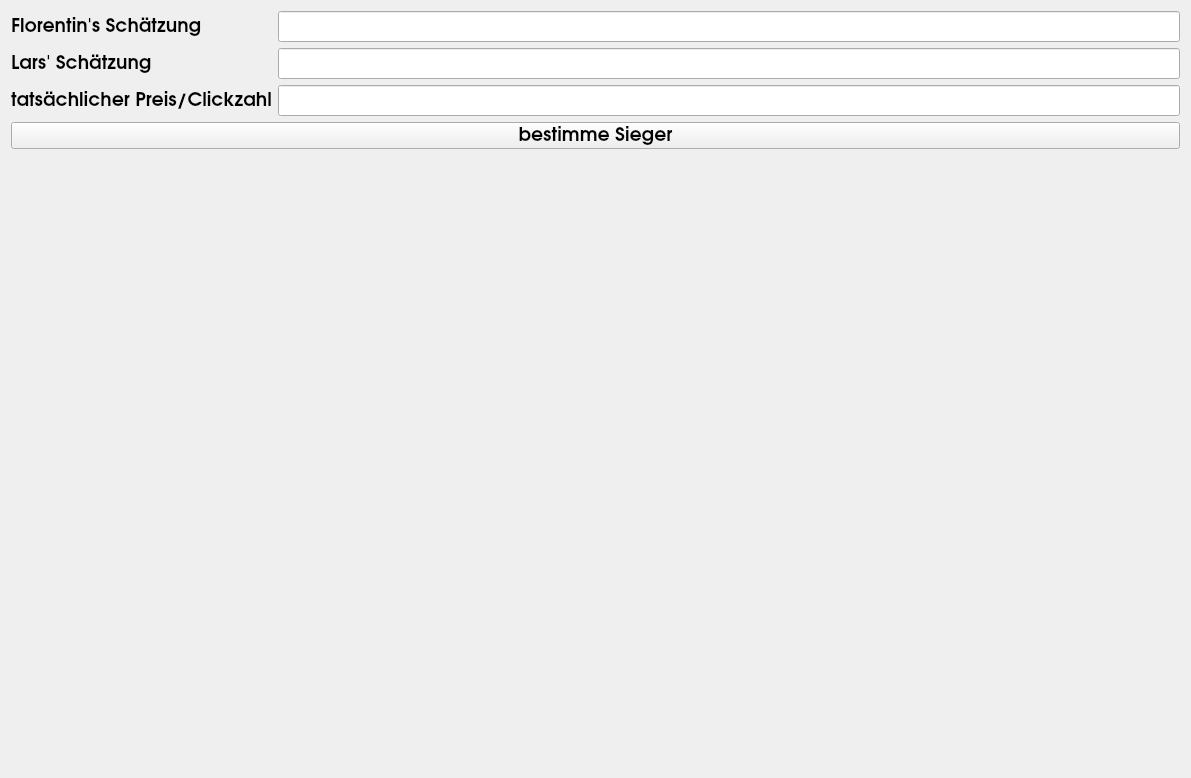
<?xml version="1.0" encoding="UTF-8"?>
<ui version="4.0">
 <class>Form</class>
 <widget class="QWidget" name="Form">
  <property name="geometry">
   <rect>
    <x>0</x>
    <y>0</y>
    <width>1191</width>
    <height>778</height>
   </rect>
  </property>
  <property name="windowTitle">
   <string>Verflixxt Pfiffiges Tool</string>
  </property>
  <layout class="QVBoxLayout" name="verticalLayout_2">
   <item>
    <layout class="QGridLayout" name="gridLayout">
     <item row="0" column="0">
      <widget class="QLabel" name="label">
       <property name="font">
        <font>
         <family>TeXGyreAdventor</family>
         <pointsize>14</pointsize>
         <weight>75</weight>
         <bold>true</bold>
        </font>
       </property>
       <property name="text">
        <string>Florentin's Schätzung</string>
       </property>
      </widget>
     </item>
     <item row="0" column="1">
      <widget class="QLineEdit" name="lineEdit_Florentin">
       <property name="font">
        <font>
         <pointsize>14</pointsize>
        </font>
       </property>
      </widget>
     </item>
     <item row="1" column="0">
      <widget class="QLabel" name="label_2">
       <property name="font">
        <font>
         <family>TeXGyreAdventor</family>
         <pointsize>14</pointsize>
         <weight>75</weight>
         <bold>true</bold>
        </font>
       </property>
       <property name="text">
        <string>Lars' Schätzung</string>
       </property>
      </widget>
     </item>
     <item row="1" column="1">
      <widget class="QLineEdit" name="lineEdit_Lars">
       <property name="font">
        <font>
         <pointsize>14</pointsize>
        </font>
       </property>
      </widget>
     </item>
     <item row="2" column="0">
      <widget class="QLabel" name="label_3">
       <property name="font">
        <font>
         <family>TeXGyreAdventor</family>
         <pointsize>14</pointsize>
         <weight>75</weight>
         <bold>true</bold>
        </font>
       </property>
       <property name="text">
        <string>tatsächlicher Preis/Clickzahl</string>
       </property>
      </widget>
     </item>
     <item row="2" column="1">
      <widget class="QLineEdit" name="lineEdit_result">
       <property name="font">
        <font>
         <pointsize>14</pointsize>
        </font>
       </property>
      </widget>
     </item>
    </layout>
   </item>
   <item>
    <layout class="QVBoxLayout" name="verticalLayout">
     <item>
      <widget class="QPushButton" name="pushButton">
       <property name="font">
        <font>
         <family>TeXGyreAdventor</family>
         <pointsize>14</pointsize>
         <weight>75</weight>
         <bold>true</bold>
        </font>
       </property>
       <property name="text">
        <string>bestimme Sieger</string>
       </property>
      </widget>
     </item>
     <item>
      <widget class="QLabel" name="label_result">
       <property name="font">
        <font>
         <family>TeXGyreAdventor</family>
         <pointsize>16</pointsize>
         <weight>50</weight>
         <bold>false</bold>
        </font>
       </property>
       <property name="text">
        <string/>
       </property>
      </widget>
     </item>
     <item>
      <layout class="QHBoxLayout" name="horizontalLayout">
       <item>
        <widget class="QLabel" name="label_5">
         <property name="text">
          <string/>
         </property>
         <property name="pixmap">
          <pixmap resource="images/resource.qrc">:/newPrefix/Florentin_pic.jpeg</pixmap>
         </property>
        </widget>
       </item>
       <item>
        <widget class="QLabel" name="label_7">
         <property name="text">
          <string/>
         </property>
         <property name="pixmap">
          <pixmap resource="images/resource.qrc">:/newPrefix/geier.jpeg</pixmap>
         </property>
        </widget>
       </item>
       <item>
        <widget class="QLabel" name="label_6">
         <property name="text">
          <string/>
         </property>
         <property name="pixmap">
          <pixmap resource="images/resource.qrc">:/newPrefix/Waller.jpeg</pixmap>
         </property>
        </widget>
       </item>
       <item>
        <widget class="QLabel" name="label_4">
         <property name="text">
          <string/>
         </property>
         <property name="pixmap">
          <pixmap resource="images/resource.qrc">:/newPrefix/Lars_pic.jpeg</pixmap>
         </property>
        </widget>
       </item>
      </layout>
     </item>
    </layout>
   </item>
  </layout>
 </widget>
 <resources>
  <include location="images/resource.qrc"/>
 </resources>
 <connections/>
</ui>
